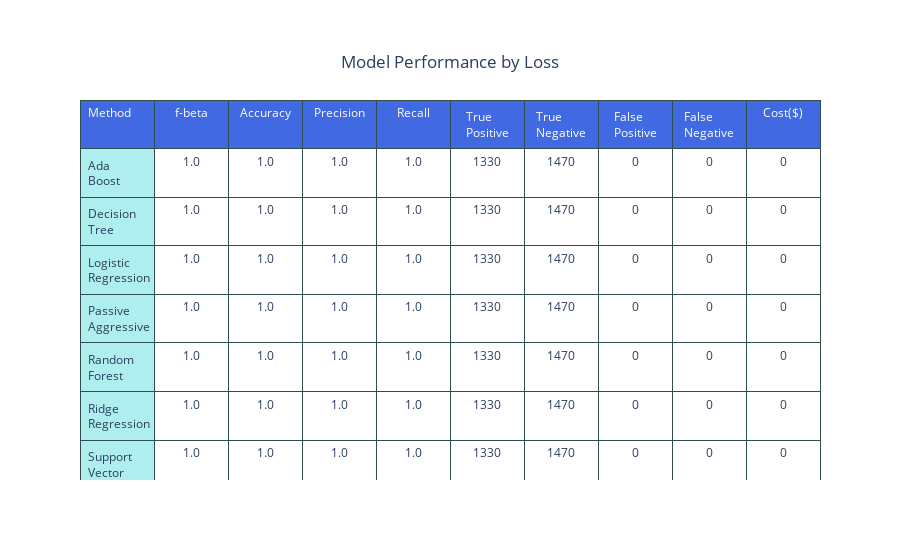

Notebook cell for this chart:
### Code cell
# Display a neatly formatted table with metrics of interest, sorted from best to worst, for easy comparison

tableHeaders = [['Method'],
                ['f-beta'],
                ['Accuracy'],
                ['Precision'],
                ['Recall'],
                ['True Positive'],
                ['True Negative'],
                ['False Positive'],
                ['False Negative'],
                ['Cost($)']]
tableValues = [[r['name'] for r in results],
               [round(r['best score'], 2) for r in results],
               [round((r['TP'] + r['TN'])/(r['TP'] + r['TN'] + r['FP'] + r['FN']), 2) for r in results],
               [round(r['precision'], 2) for r in results],
               [round(r['recall'], 2) for r in results],
               [r['TP'] for r in results],
               [r['TN'] for r in results],
               [r['FP'] for r in results],
               [r['FN'] for r in results],
               [int(r['FP'] + 5*r['FN']) for r in results]]

# Need to sort by cost because that's what's important to the business owner
tv = np.transpose(tableValues)  # Transpose to rows for sort
tv = sorted(tv, key = lambda x: x[-1])   # Sort by last column
tableValues = np.transpose(tv)  # Transpose back to columns for table display

fig = go.Figure(data=[go.Table(
  header = dict(
    values = tableHeaders,
    line_color='darkslategray',
    fill_color='royalblue',
    align=['left','center'],
    font=dict(color='white', size=12),
    height=40
  ),
  cells=dict(
    values=tableValues,
    line_color='darkslategray',
    fill=dict(color=['paleturquoise', 'white']),
    align=['left', 'center'],
    font_size=12,
    height=30)
    )
])

fig.update_layout(title = {
        'text': "Model Performance by Loss",
        'y':0.9,
        'x':0.5,
        'xanchor': 'center',
        'yanchor': 'top'})

fig.show()

# Save the table for inclusion in the report
os.chdir(wd)
fig.write_html(r"ModelPerfTable.html")

### Figure 1 — Plotly figure (JSON) as saved in the notebook; plotly's stock layout.template omitted (floating-point values rounded to 4 significant figures)
{"data": [{"cells": {"align": ["left", "center"], "fill": {"color": ["paleturquoise", "white"]}, "font": {"size": 12}, "height": 30, "line": {"color": "darkslategray"}, "values": [["Ada Boost", "Decision Tree", "Logistic Regression", "Passive Aggressive", "Random Forest", "Ridge Regression", "Support Vector Machine", "Extreme Gradient Boosting (XGB)", "Gradient Boosted Decision Trees (LGBM)", "Stochastic Gradient Descent", "Multilayer Perceptron"], ["1.0", "1.0", "1.0", "1.0", "1.0", "1.0", "1.0", "1.0", "1.0", "1.0", "1.0"], ["1.0", "1.0", "1.0", "1.0", "1.0", "1.0", "1.0", "1.0", "1.0", "1.0", "1.0"], ["1.0", "1.0", "1.0", "1.0", "1.0", "1.0", "1.0", "1.0", "1.0", "1.0", "0.99"], ["1.0", "1.0", "1.0", "1.0", "1.0", "1.0", "1.0", "1.0", "1.0", "1.0", "1.0"], ["1330", "1330", "1330", "1330", "1330", "1330", "1330", "1330", "1330", "1330", "1327"], ["1470", "1470", "1470", "1470", "1470", "1470", "1470", "1469", "1469", "1469", "1463"], ["0", "0", "0", "0", "0", "0", "0", "1", "1", "1", "7"], ["0", "0", "0", "0", "0", "0", "0", "0", "0", "0", "3"], ["0", "0", "0", "0", "0", "0", "0", "1", "1", "1", "22"]]}, "header": {"align": ["left", "center"], "fill": {"color": "royalblue"}, "font": {"color": "white", "size": 12}, "height": 40, "line": {"color": "darkslategray"}, "values": [["Method"], ["f-beta"], ["Accuracy"], ["Precision"], ["Recall"], ["True Positive"], ["True Negative"], ["False Positive"], ["False Negative"], ["Cost($)"]]}, "type": "table"}], "layout": {"title": {"text": "Model Performance by Loss", "x": 0.5, "xanchor": "center", "y": 0.9, "yanchor": "top"}}}
